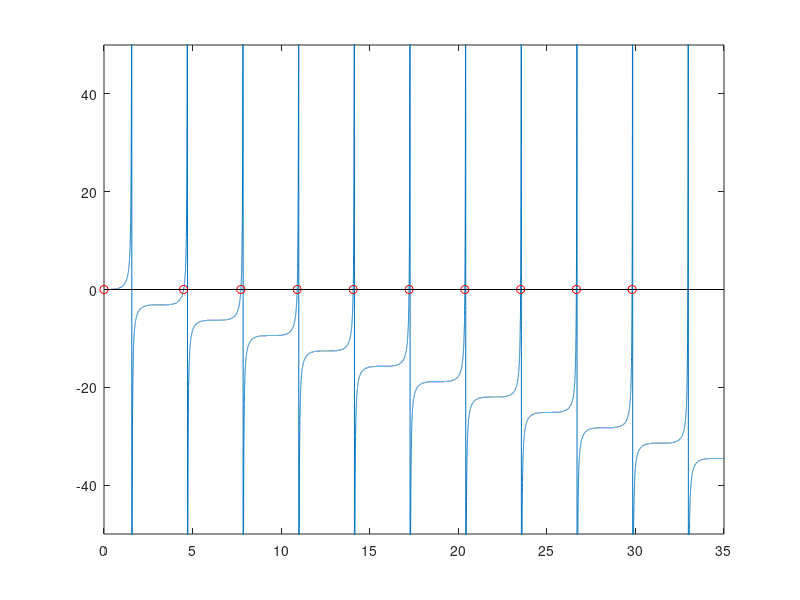

The MATLAB source for this figure: (Note: this script raises an error after producing the figure.)
% Find the first ten positive values of x for which x = tan x.

format long;
f = @(x) tan(x) - x;
fprime = @(x) (tan(x))^2;
A = zeros([1,10]);
for n = 0:9
    x = n*pi + pi/2 - 0.05;
    k = 0;
    xprev = 0;
    while abs(x - xprev) > eps*abs(x)
        xprev = x;
        x = x - f(x)/fprime(x);
        k = k + 1;
    end
    A(n+1) = x;
end
A

x = 0:0.001:35;
y = f(x);
plot(x,y,'-',A,0,'or');
ylim([-50 50]);
line([0 35], [0 0], 'color','black');

%%%%%%%%%%%%%%%%%%%%%%%%%%%%%%%%%%%%%%%%%%%%%%%%%%%
% Here is a table of the distance, d, that a hypothetical vehicle requires to stop
% if the brakes are applied when it is traveling with velocity v
% v(m/s)  d(m)
% 0         0
% 10        5
% 20        20
% 30        46
% 40        70
% 50        102
% 60        153
% What is the speed limit for this vehicle if it must be able to stop in at most
% 60 m? Compute the speed three different ways.
% (a) piecewise linear interpolation,
% (b) piecewise cubic interpolation with pchiptx,
% (c) reverse piecewise cubic interpolation with pchiptx.
% Because these are well-behaved data, the three values are close to each other,
% but not identical.

clear all;
clc;
format long;
v = [ 0 10 20 30 40 50 60 ];
d = [ 0 5 20 46 70 102 153];
xx = 0:0.001:160;
piecewiseLinear = fzero(@(xx) piecelin(v,d,xx) - 60, 60)

piecewiseCubic = fzero(@(xx) pchiptx(v,d,xx) - 60, 60)

piecewiseCubicReverse = fzero(@(xx) pchiptx(d, v, 60) - xx, 60)

y = piecelin(v,d,xx);
yy = pchiptx(v,d,xx);

plot(xx,y,'-b',xx,yy,'-g');
line([0 160], [0 0], 'color','black');

%%%%%%%%%%%%%%%%%%%%%%%%%%%%%%%%%%%%%%%%%%%%%%%%%%%%
% Kepler’s model of planetary orbits includes a quantity E, the eccentricity
% anomaly, that satisfies the equation
% M = E − e sin E,
% where M is the mean anomaly and e is the eccentricity of the orbit. For this
% exercise, take M = 24.851090 and e = 0.1.
% (a) Use fzerotx to solve for E. You can assign the appropriate values to M
% and e and then use them in the definition of a function of E.
% M = 24.851090
% e = 0.1
% F = @(E) E - e*sin(E) - M
% Use F for the first argument to fzerotx.
% (b) An “exact” formula for E is known:
% E = M + 2 sum((m = 1:inf)1/m*Jm*(me)*sin(mM))
% where J m (x) is the Bessel function of the first kind of order m. Use this
% formula, and besselj(m,x) in Matlab , to compute E. How many terms
% are needed? How does this value of E compare to the value obtained with
% fzerotx?

clear all; clc;
format long;

M = 24.851090;
e = 0.1;
F = @(E) E - e*sin(E) - M;
E_fzerotx = fzerotx(F, [20 30])

M = 24.851090;
e = 0.1;
m = 1;
P = @(m) (1/m * besselj(m,m*e) * sin(m*M));
while P(m) ~= 0
    if m == 1
        sum = P(m);
    else
        sum = sum + P(m);
    end
    m = m + 1;
end
E_exact = M + 2 * sum
iterations = m - 1

%%%%%%%%%%%%%%%%%%%%%%%%%%%%%%%%%%%%%%%%%%%%%%%%%%%%%%
% Utilities must avoid freezing water mains. If we assume uniform soil condi-
% tions, the temperature T (x, t) at a distance x below the surface and time t
% after the beginning of a cold snap is given approximately by
% (T(x,t) - Ts) / (Ti - Ts) = erf(x/(2*sqrt(at))
% Here T s is the constant surface temperature during the cold period, T i is the
% initial soil temperature before the cold snap, and α is the thermal conductivity
% of the soil. If x is measured in meters and t in seconds, then α = 0.138 ·
% 10 −6 m 2 /s. Let T i = 20 ◦ C, and T s = −15 ◦ C, and recall that water freezes at
% 0 ◦ C. Use fzerotx to determine how deep a water main should be buried so
% that it will not freeze until at least 60 days’ exposure under these conditions.

clear all; clc;
format long;

T_i = 20;
T_s = -15;
T_x_t = 0;
t = 5184000;
a = 0.138 * 10^-6;
T = @(x) erf(x / (2 * sqrt(a * t)) ) * (T_i - T_s) + T_s - T_x_t;

depth = fzerotx(T,[0 1])

x = 0:0.01:5;
y = T(x);
plot(x,y,'-',depth, 0, 'o');
line([0 5], [0 0], 'color','black');